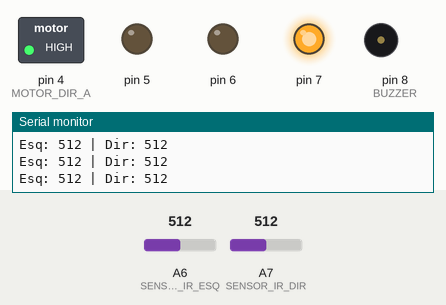
A sketch run on a simulated Arduino Nano, built with avr-gcc and run on an emulated ATmega328P. Shown: switched loads named in the sketch (green lamp = pin HIGH), output pins drawn as LEDs (lit = HIGH), buzzer (waves = sounding, pin HIGH), the last lines printed to the serial monitor. Dashed ring = blinking. The test bench sets the inputs (shaded band); at power-on: A6 (SENSOR_IR_ESQ) = 512, A7 (SENSOR_IR_DIR) = 512.

Above: at 1.2 s.
1.3 s: A6 (SENSOR_IR_ESQ) set to 493
At 1.58 s:
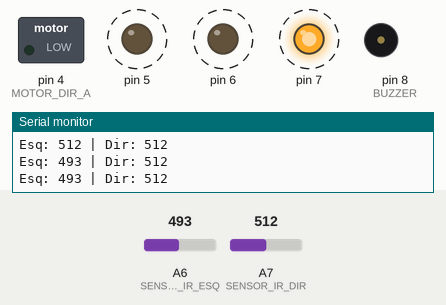
4.3 s: A7 (SENSOR_IR_DIR) set to 484
At 5.0 s:
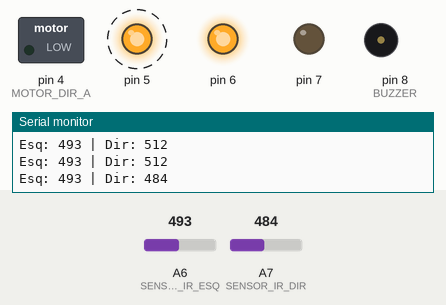
7.3 s: A6 (SENSOR_IR_ESQ) set to 510
At 8.25 s:
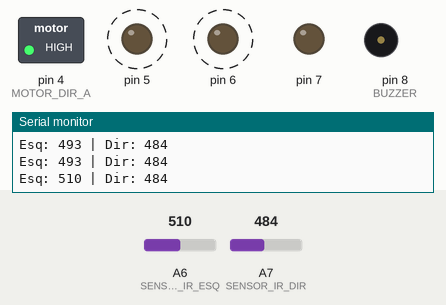
10.3 s: A6 (SENSOR_IR_ESQ) set to 490
At 12.1 s:
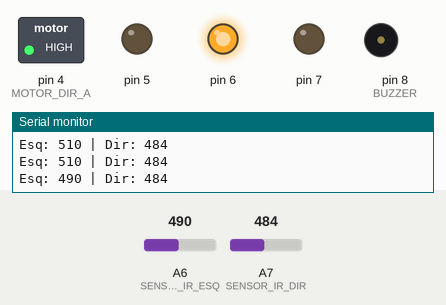
13.3 s: A6 (SENSOR_IR_ESQ) set to 511
At 14.46 s:
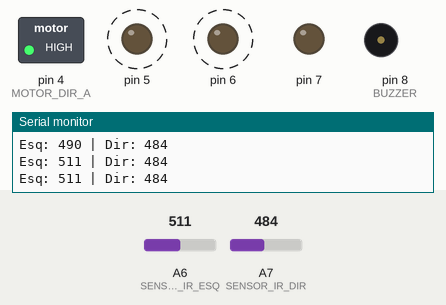
16.3 s: A7 (SENSOR_IR_DIR) set to 510
At 17.5 s:
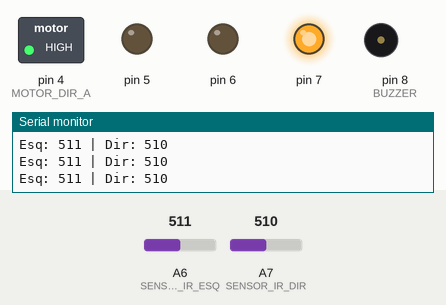
Timing chart, 0 to 19.3 s (numbered marks = the images above; inputs shaded):
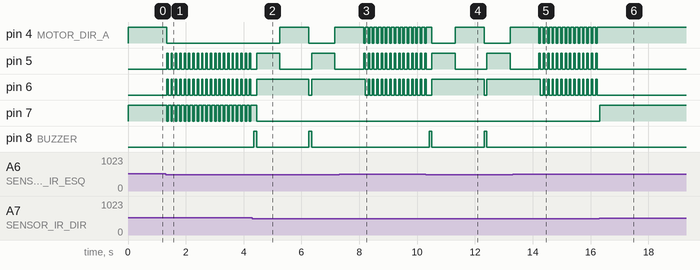

Measured:
- the behaviour switches between 501 and 500 on A6 (SENSOR_IR_ESQ) (found by bisection; images 0 and 1)
- the behaviour switches between 501 and 500 on A7 (SENSOR_IR_DIR) (found by bisection; images 1 and 2)
- after the input at 1.3 s, pin 4 (MOTOR_DIR_A): HIGH → LOW at once; pin 5, pin 6: alternates HIGH for 0.05 s and LOW for 0.10 s, starting at once; pin 7: alternates HIGH for 0.10 s and LOW for 0.05 s, starting at once
- after the input at 4.3 s, pin 4 (MOTOR_DIR_A): LOW → HIGH after 0.95 s, → LOW 1.0 s later, → HIGH 0.90 s later; pin 5: alternates HIGH for 0.80 s and LOW for 1.1 s, starting after 0.15 s; pin 8 (BUZZER): alternates HIGH for 0.10 s and LOW for 1.8 s, starting after 0.05 s
- after the input at 7.3 s, pin 6: alternates HIGH for 0.05 s and LOW for 0.10 s, starting after 0.90 s; pin 8 (BUZZER): stops changing and stays LOW
- after the input at 10.3 s, pin 8 (BUZZER): alternates HIGH for 0.10 s and LOW for 1.8 s, starting after 0.11 s
- after the input at 13.3 s, pin 6: alternates HIGH for 0.05 s and LOW for 0.10 s, starting after 0.96 s; pin 8 (BUZZER): stops changing and stays LOW
- after the input at 16.3 s, pin 4 (MOTOR_DIR_A): stops changing and stays HIGH; pin 5, pin 6: stops changing and stays LOW; pin 7: LOW → HIGH at once

The sketch:

RobotAvoidObstacleDualRSensors.ino
```cpp
#include <Servo.h>
#include "FzMotorDriver.h"

// Definição dos pinos dos motores
const int MOTOR_PWM_A = 5;  // PWM Motor 1
const int MOTOR_DIR_A = 4;  // Direction Motor 1
const int MOTOR_PWM_B = 6;  // PWM Motor 2
const int MOTOR_DIR_B = 7;  // Direction Motor 2

// Definição dos pinos para os sensores IR
const int SENSOR_IR_ESQ = A6;  // Sensor IR esquerdo no pino analógico A0
const int SENSOR_IR_DIR = A7;  // Sensor IR direito no pino analógico A1

const int BUZZER = 8;

// Define o valor de threshold para detectar obstáculos
// Quanto menor o valor analógico, mais próximo está o obstáculo
const int THRESHOLD = 500;  // Ajuste este valor conforme a necessidade do seu sensor

FzMotorDriver motor;

void setup() {
  pinMode(SENSOR_IR_ESQ, INPUT);
  pinMode(SENSOR_IR_DIR, INPUT);
  pinMode(BUZZER, OUTPUT);

  Serial.begin(9600);
  Serial.println("SETUP");

  motor.attach(MOTOR_DIR_A, MOTOR_PWM_A, MOTOR_DIR_B, MOTOR_PWM_B);
}

void alertBuzzer() {
  digitalWrite(BUZZER, HIGH);
  delay(100);
  digitalWrite(BUZZER, LOW);
}

void loop() {
  // Leitura dos sensores IR
  int valorSensorEsq = analogRead(SENSOR_IR_ESQ);
  int valorSensorDir = analogRead(SENSOR_IR_DIR);

  // Debug - imprime os valores dos sensores
  Serial.print("Esq: ");
  Serial.print(valorSensorEsq);
  Serial.print(" | Dir: ");
  Serial.println(valorSensorDir);

  bool obstaculoEsq = (valorSensorEsq <= THRESHOLD);
  bool obstaculoDir = (valorSensorDir <= THRESHOLD);

  if (!obstaculoEsq && !obstaculoDir) {
    // Nenhum obstáculo - segue em frente
    motor.forward();
  }
  else if (obstaculoEsq && obstaculoDir) {
    // Obstáculo em ambos os lados
    alertBuzzer();
    motor.backward();
    delay(800);  // Recua por mais tempo
    motor.turnRightAxis();
    delay(1000); // Gira 90 graus
    motor.stop();
  }
  else if (obstaculoEsq) {
    motor.backward();
    delay(50);  // Recua por mais tempo
    motor.turnLeft();  // Vira para direita
    delay(100);
  }
  else if (obstaculoDir) {
    motor.backward();
    delay(50);  // Recua por mais tempo
    motor.turnRight();   // Vira para esquerda
    delay(100);
  }


}
```

FzMotorDriver.cpp
```cpp
#include "FzMotorDriver.h"
#include <Arduino.h>

FzMotorDriver::FzMotorDriver() {
}

void FzMotorDriver::attach(uint8_t pin1MA, uint8_t pin2MA, uint8_t pin1MB, uint8_t pin2MB)
{

  // Pinos de direção Motor A
  _pin1MA = pin1MA; // IN1
  _pin2MA = pin2MA; // IN2

  // Pinos de direção Motor B
  _pin1MB = pin1MB; // IN3
  _pin2MB = pin2MB; // IN4

  pinMode(_pin1MA, OUTPUT);
  pinMode(_pin2MA, OUTPUT);
  pinMode(_pin1MB, OUTPUT);
  pinMode(_pin2MB, OUTPUT);
}

void FzMotorDriver::forward()
{
  // Motor A: IN1=HIGH, IN2=LOW
  digitalWrite(_pin1MA, HIGH);
  digitalWrite(_pin2MA, LOW);

  // Motor B: IN3=HIGH, IN4=LOW
  digitalWrite(_pin1MB, HIGH);
  digitalWrite(_pin2MB, LOW);
}

void FzMotorDriver::backward()
{
  // Motor A: IN1=LOW, IN2=HIGH
  digitalWrite(_pin1MA, LOW);
  digitalWrite(_pin2MA, HIGH);

  // Motor B: IN3=LOW, IN4=HIGH
  digitalWrite(_pin1MB, LOW);
  digitalWrite(_pin2MB, HIGH);
}

void FzMotorDriver::turnRight()
{
  // Motor A: Forward
  digitalWrite(_pin1MA, HIGH);
  digitalWrite(_pin2MA, LOW);

  // Motor B: Stop
  digitalWrite(_pin1MB, LOW);
  digitalWrite(_pin2MB, LOW);
}

void FzMotorDriver::turnRightAxis()
{
  // Motor A: Forward
  digitalWrite(_pin1MA, HIGH);
  digitalWrite(_pin2MA, LOW);

  // Motor B: Backward
  digitalWrite(_pin1MB, LOW);
  digitalWrite(_pin2MB, HIGH);
}

void FzMotorDriver::turnLeft()
{
  // Motor A: Stop
  digitalWrite(_pin1MA, LOW);
  digitalWrite(_pin2MA, LOW);

  // Motor B: Forward
  digitalWrite(_pin1MB, HIGH);
  digitalWrite(_pin2MB, LOW);
}

void FzMotorDriver::turnLeftAxis()
{
  // Motor A: Backward
  digitalWrite(_pin1MA, LOW);
  digitalWrite(_pin2MA, HIGH);

  // Motor B: Forward
  digitalWrite(_pin1MB, HIGH);
  digitalWrite(_pin2MB, LOW);
}

void FzMotorDriver::stop()
{
  // Ambos os motores: IN1=LOW, IN2=LOW
  digitalWrite(_pin1MA, LOW);
  digitalWrite(_pin2MA, LOW);
  digitalWrite(_pin1MB, LOW);
  digitalWrite(_pin2MB, LOW);
}
```

FzMotorDriver.h
```cpp
/* ---------------------------------------------------------------------------------------
 * Autor / Author: Eduardo Fritzen eduardo@fritzen.io
 * Não é permitida o uso para fins comerciais deste código sem a autrorização por escrito do autor
 * Use of this code for commercial purposes is not permitted without written authorization from the author
 * ---------------------------------------------------------------------------------------
 */
#ifndef FzMotorDriver_h
#define FzMotorDriver_h

#include <Arduino.h>
#include <stdio.h>
#include <inttypes.h>

// L293D - Pinos padrão para IN1, IN2, IN3, IN4
#define DEFAULT_MOTOR_IN1 4  // Motor A - Input 1
#define DEFAULT_MOTOR_IN2 5  // Motor A - Input 2
#define DEFAULT_MOTOR_IN3 6  // Motor B - Input 3
#define DEFAULT_MOTOR_IN4 7  // Motor B - Input 4

class FzMotorDriver
{
    public:
        FzMotorDriver();
        void forward();
        void backward();
        void turnRight();
        void turnLeft();
        void turnRightAxis();
        void turnLeftAxis();
        void stop();

        // Novo método attach simplificado para L293D
        void attach(uint8_t in1, uint8_t in2, uint8_t in3, uint8_t in4);

    private:
        uint8_t _pin1MA; // IN1
        uint8_t _pin2MA; // IN2
        uint8_t _pin1MB; // IN3
        uint8_t _pin2MB; // IN4
};

#endif
```
